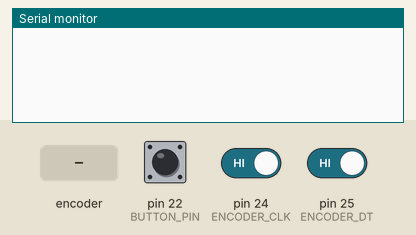
A sketch run on a simulated Arduino Mega 2560, built with avr-gcc and run on an emulated ATmega2560. On the bench: the last lines printed to the serial monitor. The inputs (shaded band) are chosen by the test bench; at power-on: pin 22 (BUTTON_PIN) HIGH, pin 24 (ENCODER_CLK) HIGH, pin 25 (ENCODER_DT) HIGH.

Above: at 1.2 s.
1.3 s: rotary encoder on pin 24 (ENCODER_CLK) / pin 25 (ENCODER_DT) turned 1 step (first pin leading)
At 2.6 s:
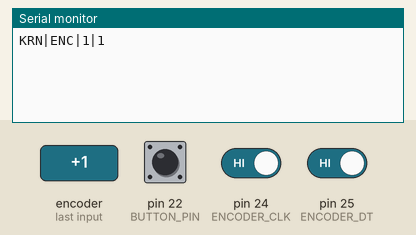
3.0 s: pin 22 (BUTTON_PIN) pulled LOW for 0.15 s
At 3.9 s:
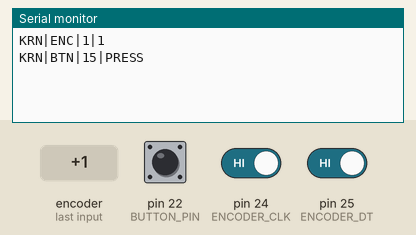
4.6 s: rotary encoder on pin 24 (ENCODER_CLK) / pin 25 (ENCODER_DT) turned 2 steps (second pin leading)
At 6.2 s:
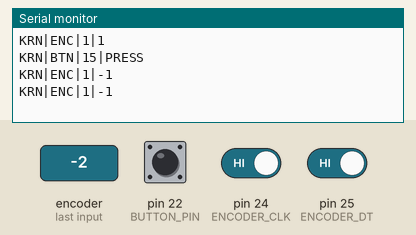

Measured:
- after the input at 1.3 s, the serial monitor: prints a new line at once (image 1)
- after the input at 3.0 s, the serial monitor: prints a new line at once (image 2)
- after the input at 4.6 s, the serial monitor: prints a new line at once (image 3)

The sketch:

kronos_test.ino
```cpp
const int BUTTON_PIN = 22;

const int ENCODER_CLK = 24;
const int ENCODER_DT  = 25;

int lastEncoderCLK = HIGH;


void setup() {

    Serial.begin(115200);

    pinMode(
        BUTTON_PIN,
        INPUT_PULLUP
    );

    pinMode(
        ENCODER_CLK,
        INPUT_PULLUP
    );

    pinMode(
        ENCODER_DT,
        INPUT_PULLUP
    );

    lastEncoderCLK =
        digitalRead(ENCODER_CLK);
}


void loop() {

    testButton();
    testEncoder();
}


void testButton() {

    static int lastButtonState = HIGH;

    int currentState =
        digitalRead(BUTTON_PIN);


    if (
        lastButtonState == HIGH &&
        currentState == LOW
    ) {

        Serial.println(
            "KRN|BTN|15|PRESS"
        );

        delay(30);
    }


    lastButtonState =
        currentState;
}


void testEncoder() {

    int currentCLK =
        digitalRead(ENCODER_CLK);


    if (
        currentCLK != lastEncoderCLK &&
        currentCLK == LOW
    ) {

        int currentDT =
            digitalRead(ENCODER_DT);


        if (currentDT != currentCLK) {

            Serial.println(
                "KRN|ENC|1|1"
            );

        } else {

            Serial.println(
                "KRN|ENC|1|-1"
            );
        }
    }


    lastEncoderCLK =
        currentCLK;
}
```
